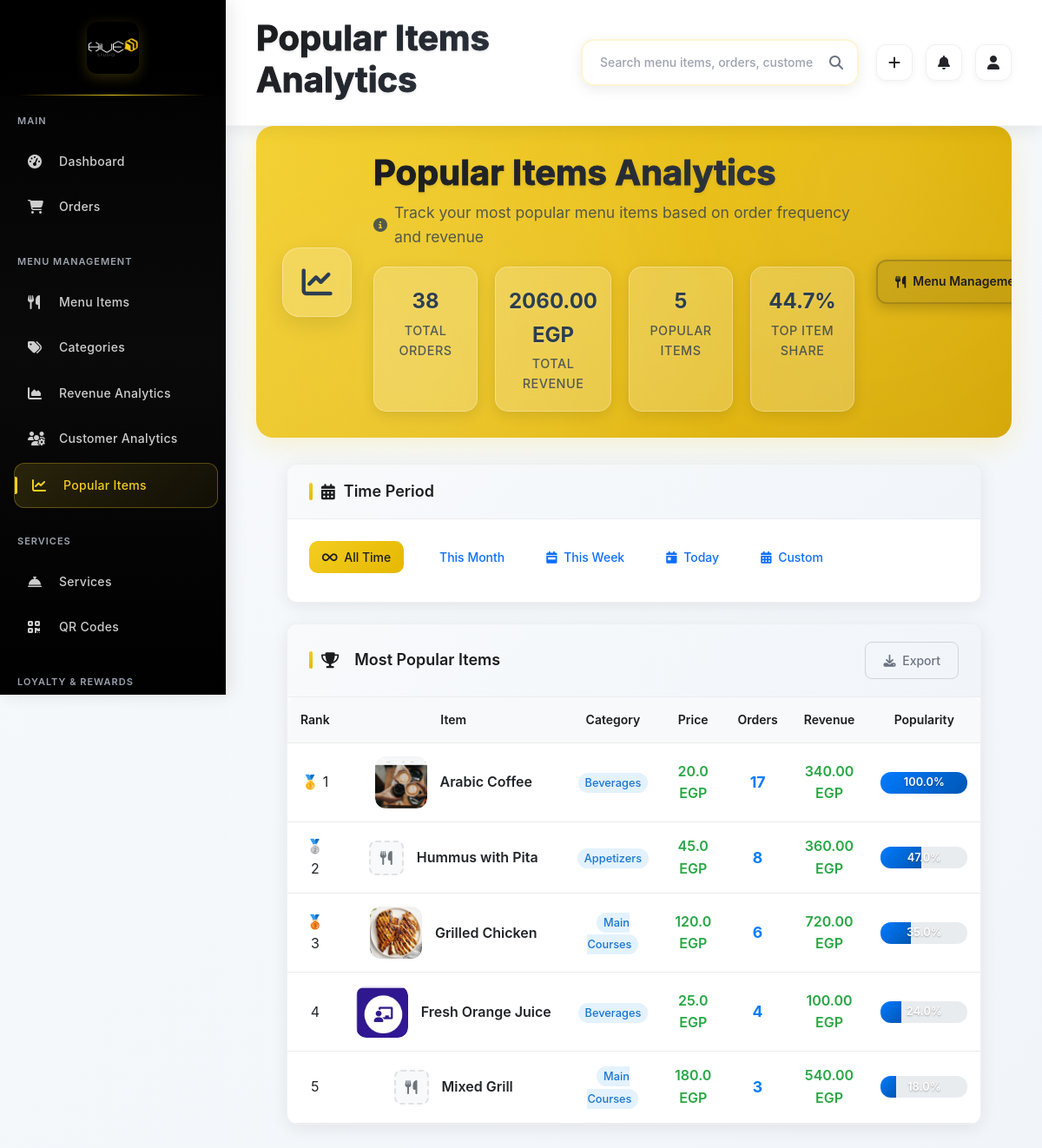
Page /admin/analytics/popular-items (signed in) on the committed database.
### app/models.py (models this page shows, shortened)
class MenuItem(db.Model):
    __tablename__ = 'menu_items'
    item_id = db.Column(db.Integer, primary_key=True)
    name = db.Column(db.String(100), nullable=False)
    description = db.Column(db.Text, nullable=True)
    price = db.Column(Numeric(10, 2), nullable=False)  # EGP
    category_id = db.Column(db.Integer, db.ForeignKey('categories.category_id'), nullable=False)
    image_url = db.Column(db.String(255), nullable=True)
    stock = db.Column(db.Integer, nullable=False, default=0)
    status = db.Column(db.Enum('available', 'out_of_stock', 'discontinued', name='item_status'),
                      nullable=False, default='available')
    discount_percentage = db.Column(Numeric(5, 2), nullable=True, default=0.00)  # Discount percentage (0-100)
    original_price = db.Column(Numeric(10, 2), nullable=True)  # Original price before discount
    ingredients = db.Column(db.Text, nullable=True)
    calories = db.Column(db.Integer, nullable=True)
    preparation_time = db.Column(db.Integer, nullable=True)  # in minutes
    allergens = db.Column(db.String(255), nullable=True)
    serving_size = db.Column(db.String(50), nullable=True)
    dietary_info = db.Column(db.String(255), nullable=True)  # vegetarian, vegan, gluten-free, etc.
    is_featured = db.Column(db.Boolean, nullable=False, default=False)
    is_spicy = db.Column(db.Boolean, nullable=False, default=False)
    is_vegetarian = db.Column(db.Boolean, nullable=False, default=False)
    is_vegan = db.Column(db.Boolean, nullable=False, default=False)
    created_at = db.Column(db.DateTime, default=datetime.utcnow)
    updated_at = db.Column(db.DateTime, default=datetime.utcnow, onupdate=datetime.utcnow)
    order_items = db.relationship('OrderItem', backref='menu_item', lazy='dynamic', foreign_keys='OrderItem.item_id')
    images = db.relationship('MenuItemImage', backref='menu_item', lazy='dynamic')
    feedback = db.relationship('Feedback', backref='menu_item', lazy='dynamic')
    reward_items = db.relationship('RewardItem', backref='menu_item', lazy='dynamic')
    @classmethod
    def get_popular_items_with_counts(cls, limit=10, start_date=None, end_date=None):
        from sqlalchemy import func
        query = db.session.query(
            cls,
            func.sum(OrderItem.quantity).label('total_ordered')
        ).join(OrderItem).join(Order, OrderItem.order_id == Order.order_id)
        query = query.filter(cls.status == 'available')
        if start_date:
            query = query.filter(Order.order_time >= start_date)
        if end_date:
            query = query.filter(Order.order_time <= end_date)
        return query.group_by(cls.item_id).order_by(
            func.sum(OrderItem.quantity).desc()
        ).limit(limit).all()

class Category(db.Model):
    __tablename__ = 'categories'
    category_id = db.Column(db.Integer, primary_key=True)
    name = db.Column(db.String(100), nullable=False)
    description = db.Column(db.Text, nullable=True)
    display_order = db.Column(db.Integer, nullable=False, default=0)
    is_active = db.Column(db.Boolean, default=True)
    created_at = db.Column(db.DateTime, default=datetime.utcnow)
    menu_items = db.relationship('MenuItem', backref='category', lazy='dynamic')

### app/modules/admin/routes.py (the view, shortened to what this page needs)
@bp.route('/analytics/popular-items')
@login_required
def popular_items_analytics():
    if not current_user.is_admin():
        return redirect(url_for('main.index'))
    period = request.args.get('period', 'all')
    end_date = datetime.now()
    start_date = None
    if period == 'today':
        start_date = end_date.replace(hour=0, minute=0, second=0, microsecond=0)
    elif period == 'week':
        start_date = end_date - timedelta(days=7)
    elif period == 'month':
        start_date = end_date.replace(day=1)
    if start_date and period != 'all':
        popular_items_data = MenuItem.get_popular_items_with_counts(limit=15, start_date=start_date, end_date=end_date)
    else:
        popular_items_data = MenuItem.get_popular_items_with_counts(limit=15)
    analytics_data = []
    for item, count in popular_items_data:
        analytics_data.append({
            'name': item.name,
            'category': item.category.name,
            'price': float(item.price),
            'total_ordered': int(count),
            'revenue': float(item.price) * int(count),
            'image_url': item.image_url
        })
    if not analytics_data:
        flash('No data available for the selected time period.', 'info')
    total_orders = sum(item['total_ordered'] for item in analytics_data) if analytics_data else 0
    total_revenue = sum(item['revenue'] for item in analytics_data) if analytics_data else 0
    return render_template('popular_items_analytics.html',
                         analytics_data=analytics_data,
                         total_orders=total_orders,
                         total_revenue=total_revenue)

### app/modules/admin/templates/popular_items_analytics.html (shortened to what this page needs)
{% extends "base.html" %}
{% block page_title %}Popular Items Analytics{% endblock %}
{% block content %}
<div class="page-header">
    <div class="header-background">
        <div class="header-pattern"></div>
        <div class="header-gradient"></div>
    </div>
    <div class="header-content">
        <div class="header-icon-container">
            <div class="header-icon">
                <i class="fas fa-chart-line"></i>
            </div>
        </div>
        <div class="header-text">
            <h1 class="page-title">Popular Items Analytics</h1>
            <p class="page-description">
                <i class="fas fa-info-circle"></i>
                Track your most popular menu items based on order frequency and revenue
            </p>
            <div class="header-stats">
                <div class="stat-item">
                    <span class="stat-number">{{ total_orders }}</span>
                    <span class="stat-label">Total Orders</span>
                </div>
                <div class="stat-item">
                    <span class="stat-number">{{ "%.2f"|format(total_revenue) }} {{ get_system_setting("system_currency", "EGP") }}</span>
                    <span class="stat-label">Total Revenue</span>
                </div>
                <div class="stat-item">
                    <span class="stat-number">{{ analytics_data|length }}</span>
                    <span class="stat-label">Popular Items</span>
                </div>
                <div class="stat-item">
                    <span class="stat-number">{{ "%.1f"|format(analytics_data[0].total_ordered / total_orders * 100) if analytics_data and total_orders > 0 else 0 }}%</span>
                    <span class="stat-label">Top Item Share</span>
                </div>
            </div>
        </div>
        <div class="header-actions">
            <a href="{{ url_for('admin.menu_management') }}" class="header-btn header-btn-secondary">
                <i class="fas fa-utensils"></i>
                <span>Menu Management</span>
            </a>
        </div>
    </div>
</div>
<div class="admin-content">
    <div class="admin-card mb-4">
        <div class="card-header">
            <h3 class="card-title">
                <i class="fas fa-calendar-alt"></i>
                Time Period
            </h3>
        </div>
        <div class="card-body">
            <div class="d-flex flex-wrap filter-buttons">
                <a href="{{ url_for('admin.popular_items_analytics', period='all') }}"
                   class="btn {% if request.args.get('period') == 'all' or not request.args.get('period') %}btn-primary{% else %}btn-outline-primary{% endif %} me-2 mb-2">
                    <i class="fas fa-infinity me-1"></i> All Time
                </a>
                <a href="{{ url_for('admin.popular_items_analytics', period='month') }}"
                   class="btn {% if request.args.get('period') == 'month' %}btn-primary{% else %}btn-outline-primary{% endif %} me-2 mb-2">
                     This Month
                </a>
                <a href="{{ url_for('admin.popular_items_analytics', period='week') }}"
                   class="btn {% if request.args.get('period') == 'week' %}btn-primary{% else %}btn-outline-primary{% endif %} me-2 mb-2">
                    <i class="fas fa-calendar-week me-1"></i> This Week
                </a>
                <a href="{{ url_for('admin.popular_items_analytics', period='today') }}"
                   class="btn {% if request.args.get('period') == 'today' %}btn-primary{% else %}btn-outline-primary{% endif %} me-2 mb-2">
                    <i class="fas fa-calendar-day me-1"></i> Today
                </a>
                <button type="button" class="btn btn-outline-primary me-2 mb-2" data-bs-toggle="modal" data-bs-target="#customDateModal">
                    <i class="fas fa-calendar-alt me-1"></i> Custom
                </button>
            </div>
        </div>
    </div>
    <div class="admin-card">
        <div class="card-header">
            <div class="d-flex justify-content-between align-items-center">
                <h3 class="card-title">
                    <i class="fas fa-trophy me-2"></i>
                    Most Popular Items
                </h3>
                <div class="header-actions">
                    <button class="btn btn-sm btn-outline-secondary" id="exportToCsv">
                        <i class="fas fa-download me-1"></i> Export
                    </button>
                </div>
            </div>
        </div>
        <div class="card-body p-0">
            <div class="table-responsive">
                <table class="admin-table table-hover">
                    <thead class="table-light">
                        <tr>
                            <th class="text-center">Rank</th>
                            <th class="text-center">Item</th>
                            <th class="text-center">Category</th>
                            <th class="text-center">Price</th>
                            <th class="text-center">Orders</th>
                            <th class="text-center">Revenue</th>
                            <th class="text-center">Popularity</th>
                        </tr>
                    </thead>
                    <tbody>
                        {% if analytics_data %}
                            {% for item in analytics_data %}
                            <tr>
                                <td>
                                    {% if loop.index <= 3 %}
                                        <span class="rank-badge rank-{{ loop.index }}">
                                            {% if loop.index == 1 %}🥇{% elif loop.index == 2 %}🥈{% else %}🥉{% endif %}
                                            {{ loop.index }}
                                        </span>
                                    {% else %}
                                        <span class="rank-number">{{ loop.index }}</span>
                                    {% endif %}
                                </td>
                            <td>
                                <div class="item-info">
                                    {% if item.image_url %}
                                    <div class="thumbnail-container">
                                        <img src="{{ url_for('main.uploaded_file', filename='menu_images/' + item.image_url) }}"
                                             alt="{{ item.name }}" class="item-thumbnail">
                                    </div>
                                    {% else %}
                                    <div class="no-image-placeholder-small">
                                        <i class="fas fa-utensils"></i>
                                    </div>
                                    {% endif %}
                                    <strong title="{{ item.name }}">{{ item.name }}</strong>
                                </div>
                            </td>
                            <td class="text-center">
                                <span class="category-badge">{{ item.category }}</span>
                            </td>
                            <td class="text-center">
                                <span class="price-text">{{ item.price }} EGP</span>
                            </td>
                            <td class="text-center">
                                <span class="order-count">{{ item.total_ordered }}</span>
                            </td>
                            <td class="text-center">
                                <span class="revenue-text">{{ "%.2f"|format(item.revenue) }} EGP</span>
                            </td>
                            <td class="text-center">
                                <div class="popularity-bar">
                                    {% set max_ordered = analytics_data[0].total_ordered if analytics_data|length > 0 else 1 %}
                                    {% set percentage = (item.total_ordered / max_ordered * 100)|round if max_ordered > 0 else 0 %}
                                    <div class="popularity-fill" style="width: {{ percentage }}%"></div>
                                    <span class="popularity-text">{{ percentage }}%</span>
                                </div>
                            </td>
                        </tr>
                            {% endfor %}
                        {% endif %}
                    </tbody>
                </table>
            </div>
        </div>
    </div>
</div>
{% endblock %}

### rows in the picture
MenuItem: image_url (picture), name "Arabic Coffee"
Category: category "Beverages" "Beverages"
MenuItem: name "Hummus with Pita"
Category: category "Appetizers"
MenuItem: image_url (picture), name "Grilled Chicken"
Category: category "Main Courses" "Main Courses"
MenuItem: image_url (picture), name "Fresh Orange Juice"
MenuItem: name "Mixed Grill"

### other values in the picture
{{ total_orders }} "38"
{{ "%.2f"|format(total_revenue) }} "2060.00"
{{ get_system_setting("system_currency", "EGP") }} "EGP"
{{ analytics_data|length }} "5"
{{ item.price }} "20.0" "45.0" "120.0" "25.0" "180.0"
{{ item.total_ordered }} "17" "8" "6" "4" "3"
{{ "%.2f"|format(item.revenue) }} "340.00" "360.00" "720.00" "100.00" "540.00"
{{ percentage }} "100.0" "47.0" "35.0" "24.0" "18.0"
